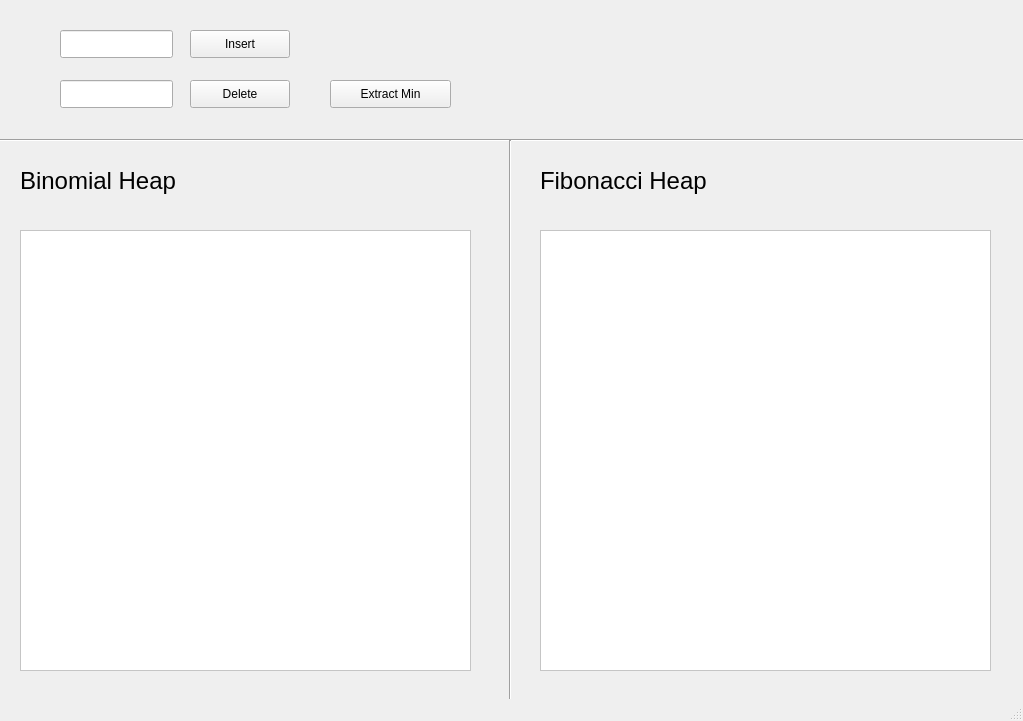
<?xml version="1.0" encoding="UTF-8"?>
<ui version="4.0">
 <class>MainWindow</class>
 <widget class="QMainWindow" name="MainWindow">
  <property name="geometry">
   <rect>
    <x>0</x>
    <y>0</y>
    <width>1023</width>
    <height>721</height>
   </rect>
  </property>
  <property name="windowTitle">
   <string>MainWindow</string>
  </property>
  <widget class="QWidget" name="centralwidget">
   <widget class="QPushButton" name="button_ins">
    <property name="geometry">
     <rect>
      <x>190</x>
      <y>30</y>
      <width>100</width>
      <height>28</height>
     </rect>
    </property>
    <property name="text">
     <string>Insert</string>
    </property>
   </widget>
   <widget class="QPushButton" name="button_del">
    <property name="geometry">
     <rect>
      <x>190</x>
      <y>80</y>
      <width>100</width>
      <height>28</height>
     </rect>
    </property>
    <property name="text">
     <string>Delete</string>
    </property>
   </widget>
   <widget class="QPushButton" name="button_min">
    <property name="geometry">
     <rect>
      <x>330</x>
      <y>80</y>
      <width>121</width>
      <height>28</height>
     </rect>
    </property>
    <property name="text">
     <string>Extract Min</string>
    </property>
   </widget>
   <widget class="QLineEdit" name="textbox_ins">
    <property name="geometry">
     <rect>
      <x>60</x>
      <y>30</y>
      <width>113</width>
      <height>28</height>
     </rect>
    </property>
   </widget>
   <widget class="QLineEdit" name="textbox_del">
    <property name="geometry">
     <rect>
      <x>60</x>
      <y>80</y>
      <width>113</width>
      <height>28</height>
     </rect>
    </property>
   </widget>
   <widget class="QLabel" name="bheap">
    <property name="geometry">
     <rect>
      <x>20</x>
      <y>160</y>
      <width>171</width>
      <height>41</height>
     </rect>
    </property>
    <property name="font">
     <font>
      <pointsize>18</pointsize>
     </font>
    </property>
    <property name="text">
     <string>Binomial Heap</string>
    </property>
   </widget>
   <widget class="QLabel" name="fheap">
    <property name="geometry">
     <rect>
      <x>540</x>
      <y>160</y>
      <width>171</width>
      <height>41</height>
     </rect>
    </property>
    <property name="font">
     <font>
      <pointsize>18</pointsize>
     </font>
    </property>
    <property name="text">
     <string>Fibonacci Heap</string>
    </property>
   </widget>
   <widget class="QLabel" name="timestamp">
    <property name="geometry">
     <rect>
      <x>540</x>
      <y>40</y>
      <width>451</width>
      <height>61</height>
     </rect>
    </property>
    <property name="text">
     <string/>
    </property>
   </widget>
   <widget class="Line" name="line">
    <property name="geometry">
     <rect>
      <x>-80</x>
      <y>130</y>
      <width>1201</width>
      <height>20</height>
     </rect>
    </property>
    <property name="orientation">
     <enum>Qt::Horizontal</enum>
    </property>
   </widget>
   <widget class="Line" name="line_2">
    <property name="geometry">
     <rect>
      <x>460</x>
      <y>140</y>
      <width>101</width>
      <height>711</height>
     </rect>
    </property>
    <property name="orientation">
     <enum>Qt::Vertical</enum>
    </property>
   </widget>
   <widget class="QScrollArea" name="scrollArea">
    <property name="geometry">
     <rect>
      <x>20</x>
      <y>230</y>
      <width>451</width>
      <height>441</height>
     </rect>
    </property>
    <property name="styleSheet">
     <string notr="true">background-color: rgb(255, 255, 255);</string>
    </property>
    <property name="widgetResizable">
     <bool>true</bool>
    </property>
    <widget class="QWidget" name="scrollAreaWidgetContents">
     <property name="geometry">
      <rect>
       <x>0</x>
       <y>0</y>
       <width>449</width>
       <height>439</height>
      </rect>
     </property>
     <layout class="QHBoxLayout" name="horizontalLayout_2">
      <item>
       <widget class="QLabel" name="label">
        <property name="text">
         <string/>
        </property>
       </widget>
      </item>
     </layout>
    </widget>
   </widget>
   <widget class="QScrollArea" name="scrollArea_2">
    <property name="geometry">
     <rect>
      <x>540</x>
      <y>230</y>
      <width>451</width>
      <height>441</height>
     </rect>
    </property>
    <property name="styleSheet">
     <string notr="true">background-color: rgb(255, 255, 255);</string>
    </property>
    <property name="widgetResizable">
     <bool>true</bool>
    </property>
    <widget class="QWidget" name="scrollAreaWidgetContents_2">
     <property name="geometry">
      <rect>
       <x>0</x>
       <y>0</y>
       <width>449</width>
       <height>439</height>
      </rect>
     </property>
     <layout class="QHBoxLayout" name="horizontalLayout">
      <item>
       <widget class="QLabel" name="label_2">
        <property name="text">
         <string/>
        </property>
       </widget>
      </item>
     </layout>
    </widget>
   </widget>
  </widget>
  <widget class="QStatusBar" name="statusbar"/>
 </widget>
 <resources/>
 <connections/>
</ui>
